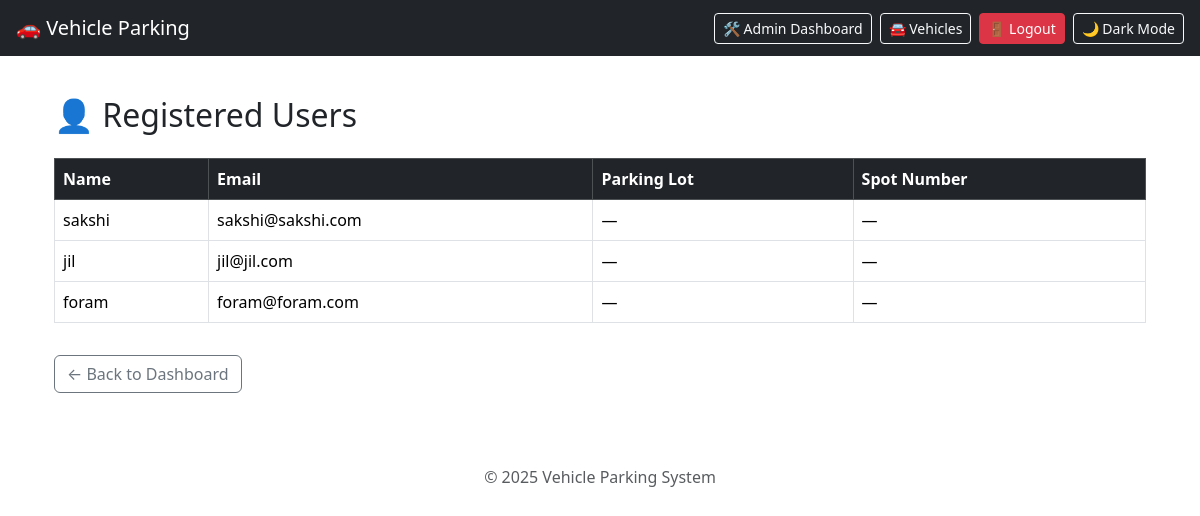
Page /admin_users (signed in) on the earlier database version.
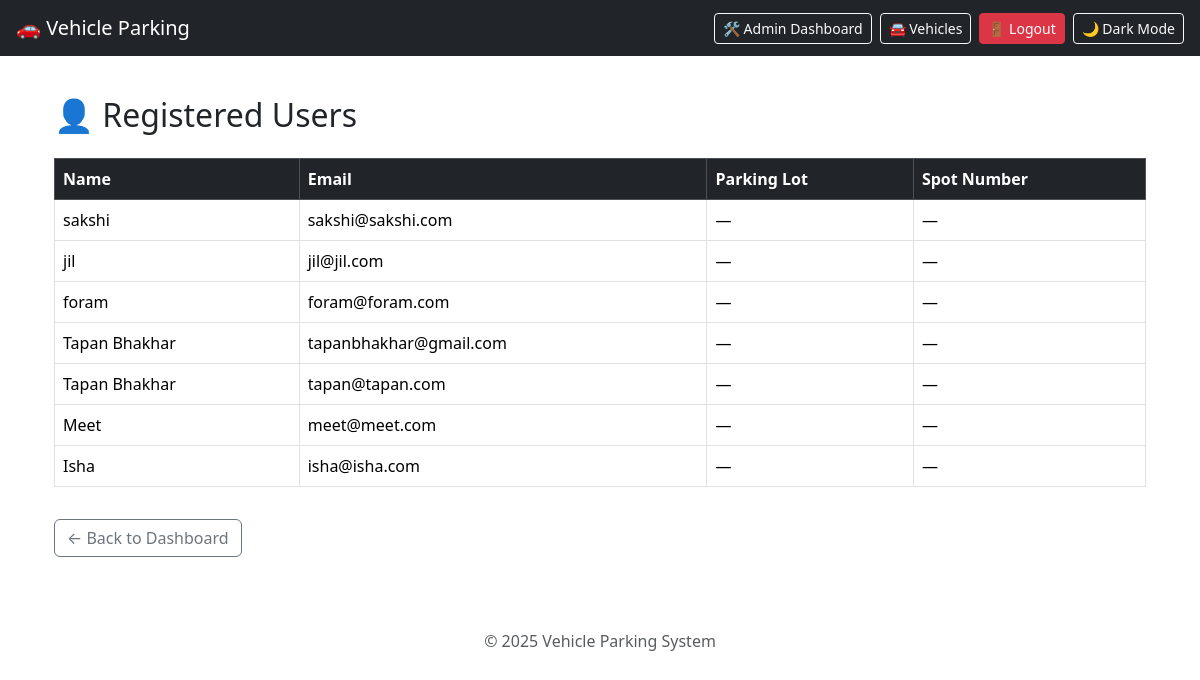
Same page on the later database version.
### tables this page shows
CREATE TABLE users (
            id INTEGER PRIMARY KEY AUTOINCREMENT,
            email TEXT UNIQUE NOT NULL,
            password TEXT NOT NULL,
            full_name TEXT NOT NULL,
            address TEXT,
            pin_code TEXT,
            role TEXT DEFAULT 'user'
        );

### app.py (the view)
@app.route('/admin_users')
def admin_users():
    if 'user' not in session or session['user']['role'] != 'admin':
        return redirect(url_for('login'))
    conn = get_db_connection()
    users = conn.execute('SELECT * FROM users WHERE role = "user"').fetchall()
    user_spots = conn.execute('''
        SELECT u.id AS user_id, u.full_name, u.email, ps.spot_number, pl.name AS lot_name
        FROM users u
        LEFT JOIN parking_spots ps ON u.id = ps.current_user_id
        LEFT JOIN parking_lots pl ON ps.lot_id = pl.id
        WHERE u.role = "user"
    ''').fetchall()
    conn.close()
    print("Session:", session.get('user'))
    return render_template('admin_users.html', user_spots=user_spots)

### app.py (called while the page is built)
def get_db_connection():
    conn = sqlite3.connect(DATABASE)
    conn.row_factory = sqlite3.Row
    return conn

### templates/admin_users.html (shortened to what this page needs)
{% extends "base.html" %}
{% block content %}
<div class="container">
  <h2 class="mb-4">👤 Registered Users</h2>
  <div class="table-responsive">
    <table class="table table-bordered table-hover align-middle">
      <thead class="table-dark">
        <tr>
          <th>Name</th>
          <th>Email</th>
          <th>Parking Lot</th>
          <th>Spot Number</th>
        </tr>
      </thead>
      <tbody>
        {% for user in user_spots %}
        <tr>
          <td>{{ user['full_name'] }}</td>
          <td>{{ user['email'] }}</td>
          <td>{{ user['lot_name'] if user['lot_name'] else '—' }}</td>
          <td>{{ user['spot_number'] if user['spot_number'] else '—' }}</td>
        </tr>
        {% endfor %}
      </tbody>
    </table>
  </div>
  <a href="{{ url_for('admin_dashboard') }}" class="btn btn-outline-secondary mt-3">← Back to Dashboard</a>
</div>
{% endblock %}

Differences in the rows shown:
added users: full_name "Tapan Bhakhar", email "tapanbhakhar@gmail.com", user "—"
added users: full_name "Tapan Bhakhar", email "tapan@tapan.com", user "—"
added users: full_name "Meet", email "meet@meet.com", user "—"
added users: full_name "Isha", email "isha@isha.com", user "—"
